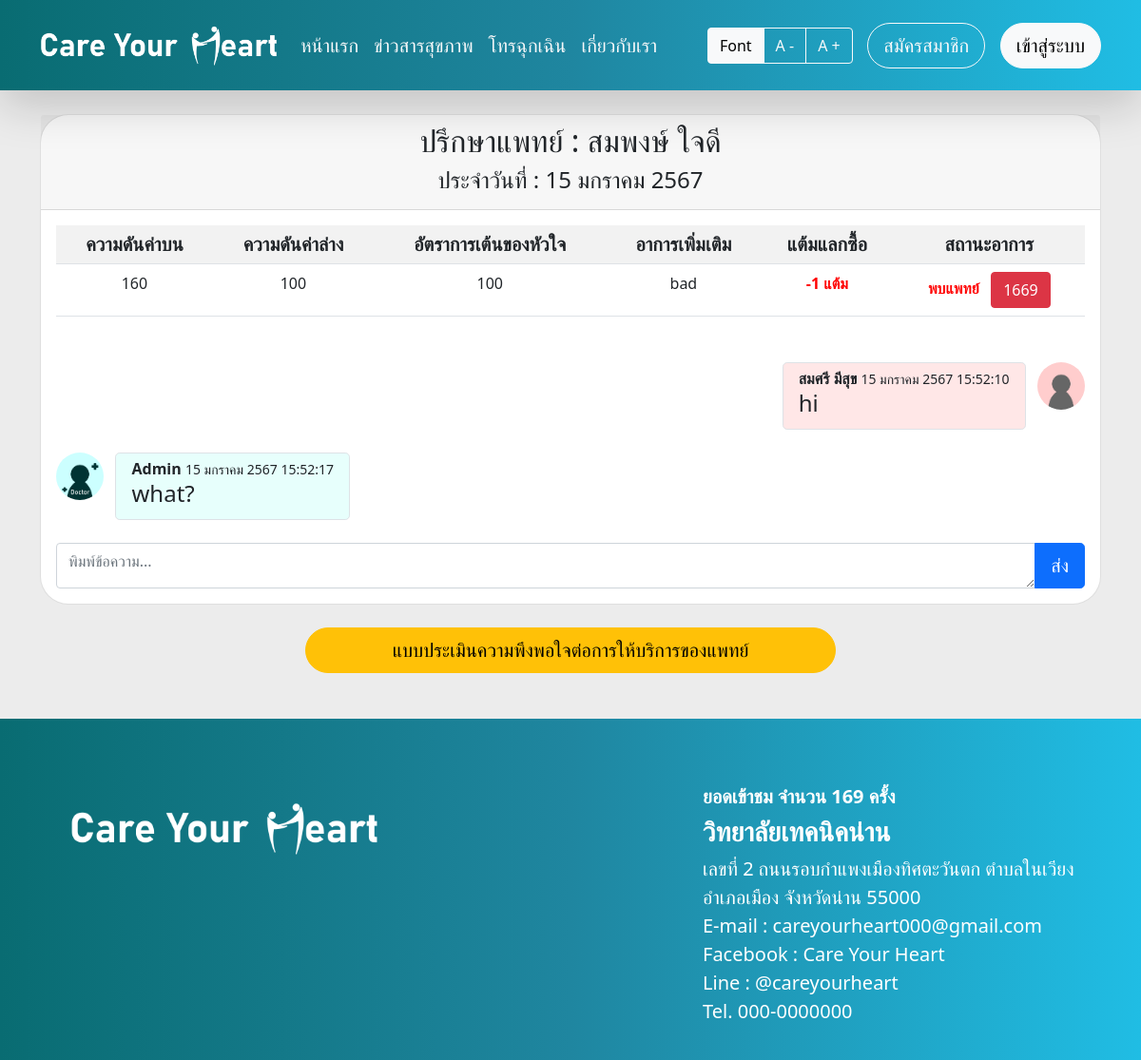
Page /doc_h.php?id_his=3 on the committed database.
### tables this page shows
CREATE TABLE `tb_his` (
  `id_his` int(10) NOT NULL,
  `id_user` int(10) NOT NULL,
  `sys` int(10) NOT NULL,
  `dia` int(10) NOT NULL,
  `heart` int(10) NOT NULL,
  `detail` text NOT NULL,
  `status_mem` int(1) NOT NULL,
  `coin_user` int(10) NOT NULL,
  `day_in` date NOT NULL,
  `status_his` char(1) NOT NULL
);

CREATE TABLE `tb_chat` (
  `id_chat` int(10) NOT NULL,
  `id_user` int(10) NOT NULL,
  `id_his` int(10) NOT NULL,
  `day_chat` date NOT NULL,
  `time_chat` time NOT NULL,
  `detail_chat` text NOT NULL,
  `type_chat` int(1) NOT NULL,
  `status_chat` char(1) NOT NULL
);

CREATE TABLE `tb_user` (
  `id_user` int(10) NOT NULL,
  `name_user` varchar(100) NOT NULL,
  `sname_user` varchar(100) NOT NULL,
  `user` varchar(100) NOT NULL,
  `pass` varchar(100) NOT NULL,
  `born` date NOT NULL,
  `sex` int(1) NOT NULL,
  `tel` varchar(10) NOT NULL,
  `addr` text NOT NULL,
  `sys` int(10) NOT NULL,
  `dia` int(10) NOT NULL,
  `heart` int(10) NOT NULL,
  `dise` text NOT NULL,
  `status_mem` int(1) NOT NULL,
  `coin_user` int(10) NOT NULL,
  `id_pack` int(10) NOT NULL,
  `status_pack` char(1) NOT NULL,
  `pic_user` varchar(100) NOT NULL,
  `status_on` char(1) NOT NULL
);

### function_sum.php (called while the page is built, shortened)
<?php
    function displaydate($x){
        $date_m=array("มกราคม","กุมภาพันธ์","มีนาคม","เมษายน","พฤษภาคม","มิถุนายน","กรกฎาคม","สิงหาคม","กันยายน","ตุลาคม","พฤศจิกายน","ธันวาคม");
        $date_array=explode("-",$x);
        $y=$date_array[0]+543;
        $m=$date_array[1]-1;
        $d=$date_array[2];
        $m=$date_m[$m];
        $displaydate="$d $m $y";
        return $displaydate;
    }
?>

### doc_h.php (the view, shortened to what this page needs)
<?php
    include "head.php";
    include "function_sum.php";
    $id_his=$_REQUEST["id_his"];
    $sql="select * from tb_his where id_his='$id_his'";
    $result=mysqli_query($conn,$sql);
    $read=mysqli_fetch_assoc($result);
    $day_in=$read["day_in"];
    $day_in=displaydate($day_in);
    $sys=$read["sys"];
    $dia=$read["dia"];
    $heart=$read["heart"];
    $detail=$read["detail"];
    $status_mem=$read["status_mem"];
    $coin_user=$read["coin_user"];
    if($status_mem==7){
        $show="<font color='red'><b>พบแพทย์</b></font>";
        $cu="<font color='red'><b>$coin_user แต้ม</b></font>";
    }else if($status_mem==6){
        $show="<font color='orange'><b>อัตราความดันสูง<br/>อัตราการเต้นของหัวใจผิดปกติ</b></font>";
        $cu="<font color='orange'><b>$coin_user แต้ม</b></font>";
    }else if($status_mem==5){
        $show="<font color='orange'><b>อัตราความดันสูง<br/>อัตราการเต้นของหัวใจปกติ</b></font>";
        $cu="<font color='orange'><b>+$coin_user แต้ม</b></font>";
    }else if($status_mem==4){
        $show="<font color='orange'><b>อัตราความดันเริ่มสูง<br/>อัตราการเต้นของหัวใจผิดปกติ</b></font>";
        $cu="<font color='orange'><b>+$coin_user แต้ม</b></font>";
    }else if($status_mem==3){
        $show="<font color='orange'><b>อัตราความดันเริ่มสูง<br/>อัตราการเต้นของหัวใจปกติ</b></font>";
        $cu="<font color='orange'><b>+$coin_user แต้ม</b></font>";
    }else if($status_mem==2){
        $show="<font color='orange'><b>อัตราความดันปกติ<br/>อัตราการเต้นของหัวใจผิดปกติ</b></font>";
        $cu="<font color='orange'><b>+$coin_user แต้ม</b></font>";
    }else{
        $show="<font color='green'><b>ท่านมีสุขภาพร่างกายที่ดี</b></font>";
        $cu="<font color='green'><b>+$coin_user แต้ม</b></font>";
    }
    $sql1="select * from tb_admin,tb_user where tb_admin.id_pack=tb_user.id_pack and tb_admin.id_ad";
    $result1=mysqli_query($conn,$sql1);
    $read1=mysqli_fetch_assoc($result1);
    $name_ad=$read1["name_ad"];
    $sname_ad=$read1["sname_ad"];
    $pic_ad=$read1["pic_ad"];
    $sql2="select * from tb_chat where id_his='$id_his' order by id_chat";
    $result2=mysqli_query($conn,$sql2);
    $num2=mysqli_num_rows($result2);
?>
<div class="bg-1"><br/><br/><br/><br/><br/>
    <div class="container">
        <div class="card" style="border-radius:30px">
            <div class="card-header">
                <center>
                    <h2>ปรึกษาแพทย์ : <?php echo "$name_ad $sname_ad"; ?></h2>
                    <h4>ประจำวันที่ : <?php echo "$day_in"; ?></h4>
                </center>
            </div>
            <div class="card-body">
                <table class="table table-hover table-striped">
                    <tr class="h5" align="center">
                        <th>ความดันค่าบน</th>
                        <th>ความดันค่าล่าง</th>
                        <th>อัตราการเต้นของหัวใจ</th>
                        <th>อาการเพิ่มเติม</th>
                        <th>แต้มแลกซื้อ</th>
                        <th>สถานะอาการ</th>
                    </tr>
                    <tr align="center">
                        <td><?php echo "$sys"; ?></td>
                        <td><?php echo "$dia"; ?></td>
                        <td><?php echo "$heart"; ?></td>
                        <td><?php echo "$detail"; ?></td>
                        <td><?php echo "$cu"; ?></td>
                        <td><?php echo "$show"; if($status_mem==7){ echo "&nbsp;&nbsp;&nbsp;<a href='tel:1669' class='btn btn-danger'>1669</a>"; } ?></td>
                    </tr>
                </table>
            </div>
            <div class="card-body">
                <?php
                    if($num2==0){
                        echo "<br/><br/><br/><center><h2><font color='green'>เริ่มปรึกษาแพทย์</font></h2></center><br/><br/><br/><br/>";
                    }else{
                ?>
                <?php
                    while($read2=mysqli_fetch_assoc($result2)){
                        $detail_chat=$read2["detail_chat"];
                        $day_chat=$read2["day_chat"];
                        $day_chat=displaydate($day_chat);
                        $time_chat=$read2["time_chat"];
                        $type_chat=$read2["type_chat"];
                        $id_user=$read2["id_user"];
                        if($type_chat==1){
                            $sql3="select * from tb_user where id_user='$id_user'";
                            $result3=mysqli_query($conn,$sql3);
                            $read3=mysqli_fetch_assoc($result3);
                            $name_user=$read3["name_user"];
                            $sname_user=$read3["sname_user"];
                            $pic_user=$read3["pic_user"];
                        }
                ?>
                <?php if($type_chat==1){ ?>
                    <div class="d-flex md-3 justify-content-end">
                        <div class="rounded-3 px-3 py-1 border" style="background-color:#ffe7e7">
                            <strong><?php echo "$name_user $sname_user"; ?></strong>
                            <small><?php echo "$day_chat $time_chat"; ?></small>
                            <h4><?php echo "$detail_chat"; ?></h4>
                        </div>&nbsp;&nbsp;&nbsp;
                        <?php echo "<img src='admin/user/$pic_user' class='rounded-pill' width='50' height='50'>"; ?>
                    </div><br/>
                <?php }else if($type_chat==2){ ?>
                    <div class="d-flex md-3">
                        <?php echo "<img src='admin/admin/$pic_ad' class='rounded-pill' width='50' height='50'>"; ?>&nbsp;&nbsp;&nbsp;
                        <div class="rounded-3 px-3 py-1 border" style="background-color:#e7fffc">
                            <strong>Admin</strong>
                            <small><?php echo "$day_chat $time_chat"; ?></small>
                            <h4><?php echo "$detail_chat"; ?></h4>
                        </div>
                    </div><br/>
                <?php } ?>
                <?php
                    }
                ?>
                <?php
                    }
                ?>
                <form name="form1" method="post" action="doc_h2.php">
                    <div class="input-group">
                        <textarea class="form-control" name="detail_chat" id="detail_chat" rows="1" placeholder="พิมพ์ข้อความ..." required></textarea>
                        <button type="submit" class="btn btn-lg btn-primary">ส่ง
                        </button>
                    </div>
                </form>
            </div>
        </div><br/>
        <center>
            <a href="ques_n_doc.php" class="btn btn-lg btn-warning w-50" style="border-radius:30px">แบบประเมินความพึงพอใจต่อการให้บริการของแพทย์</a>
        </center>
    </div><br/><br/>
</div>
<?php
    include "footer.php";
?>

### head.php (style rules this page uses)
.bg-1 { background: #ececec; }

### rows in the picture
tb_his: day_in "15 มกราคม 2567", sys "160", dia "100", heart "100", detail "bad", coin_user "-1"
tb_chat: id_user.name_user "สมศรี", id_user.sname_user "มีสุข", day_chat "15 มกราคม 2567", time_chat "15:52:10", detail_chat "hi", id_user.pic_user (picture)
tb_chat: tb_admin.pic_ad (picture), day_chat "15 มกราคม 2567", time_chat "15:52:17", detail_chat "what?"

### other values in the picture
$name_ad "สมพงษ์"
$sname_ad "ใจดี"
$gcounter "169"
